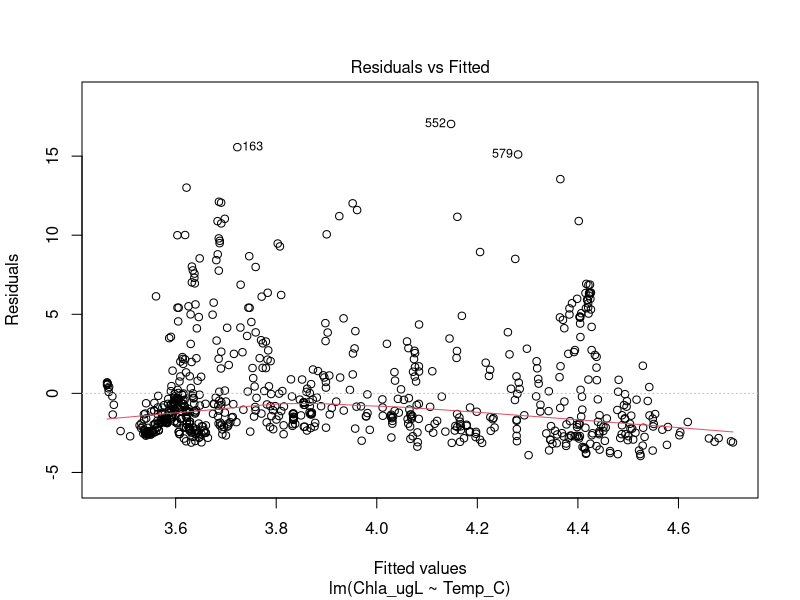
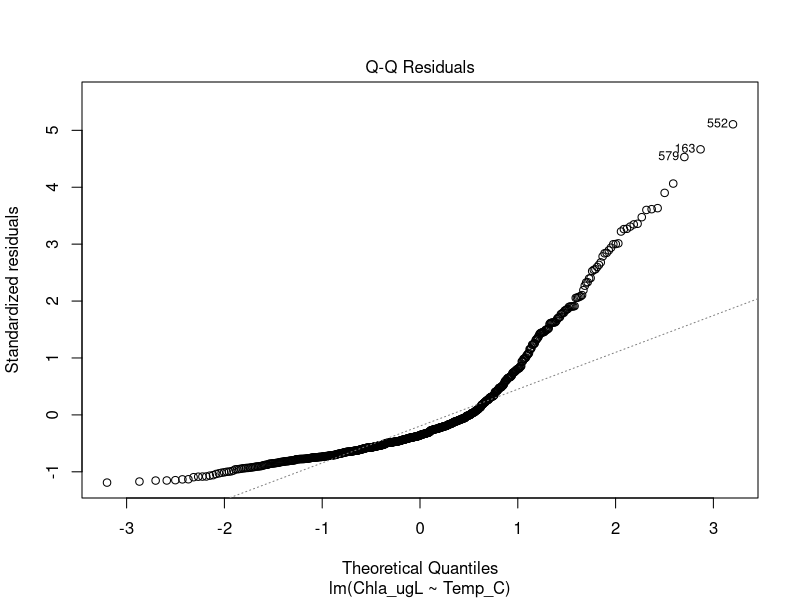
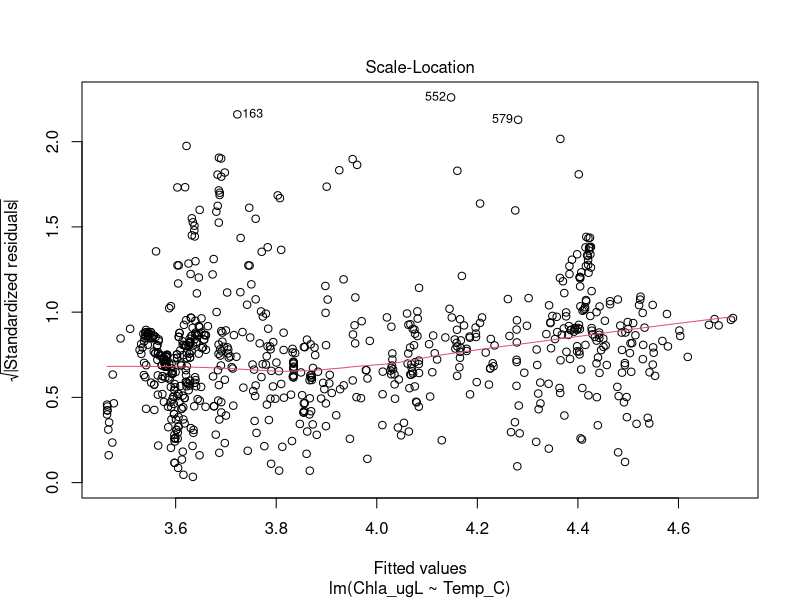
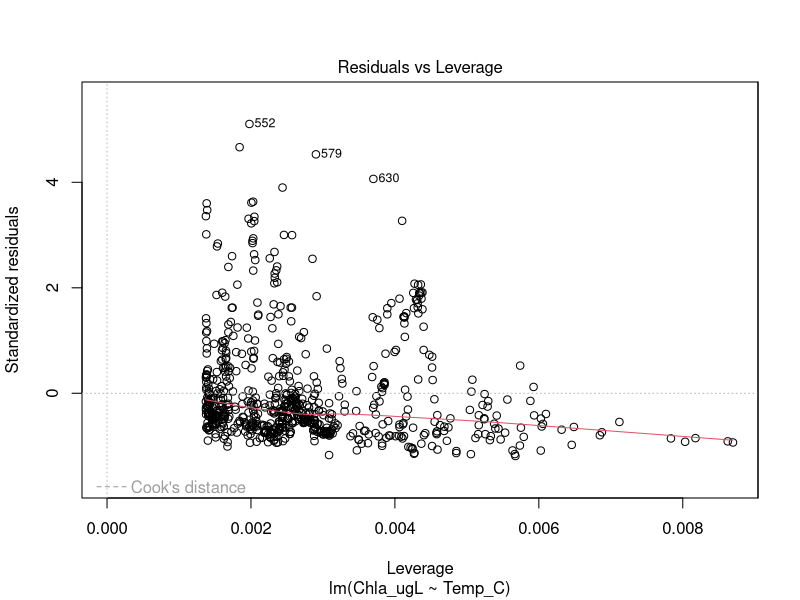
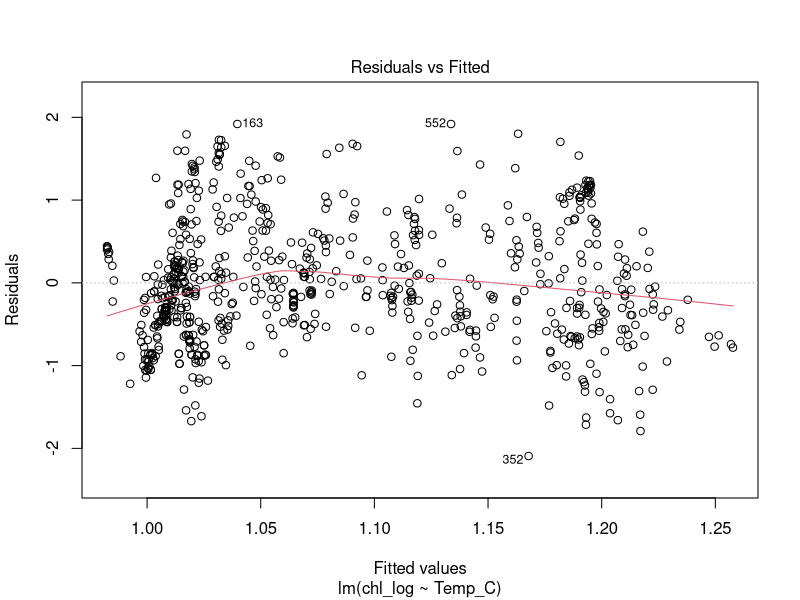
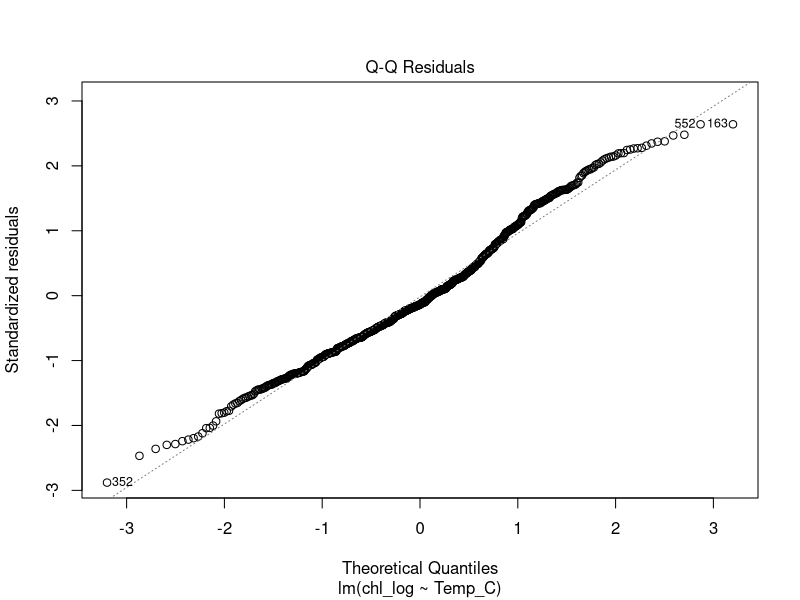
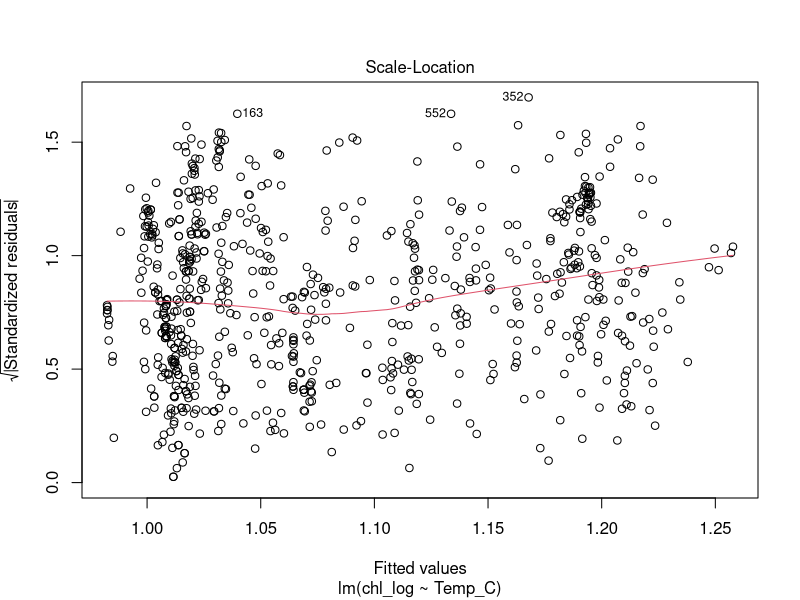
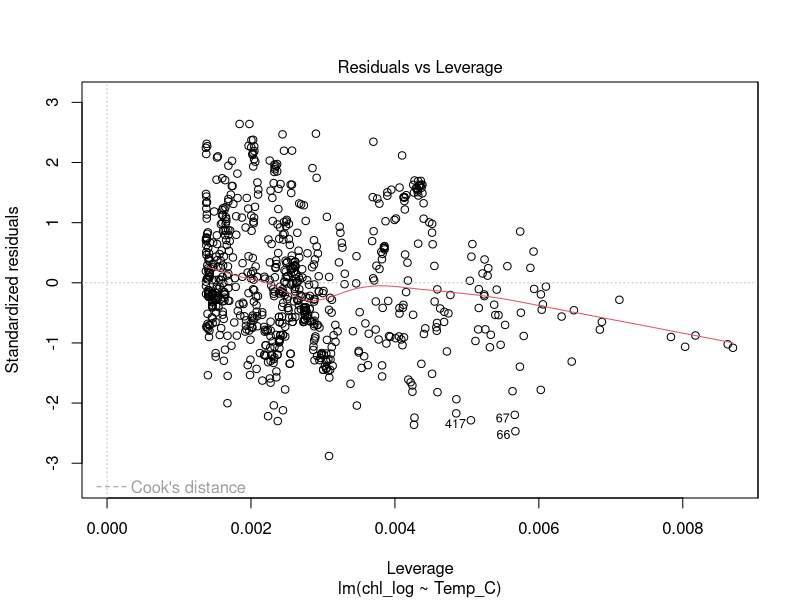

The R source for these figures, in order:
# Make a univariate linear model for one of your hypotheses
# Examine the assumptions of linearity (using tests or diagnostic plots)
# Plot the relationship in ggplot using stat_smooth
# Remember to update your README file - we will combine this week and next week so you can indicate that in your file

library(tidyverse)
library(emmeans)
library(effects)

pr <- function(m) printCoefmat(coef(summary(m)),
                               digits=3,signif.stars=FALSE)
bvr <- read.csv("BVR_CTD.csv")
# hypothesis: chlorophyll-a will increase with increasing temperature
lm1 <- lm(Chla_ugL~Temp_C, data = bvr)
summary(lm1)
plot(lm1)
# qq-plot does not look normal so log transform chl first
bvr <- bvr %>% mutate(chl_log = log(Chla_ugL))
lm1 <- lm(chl_log~Temp_C, data = bvr)
summary(lm1)
plot(lm1)

ggplot(bvr, aes(x = Temp_C, y = chl_log)) + stat_smooth(method = "lm") +geom_point()
# this isn't a very linear relationship! there is a threshold at which
# higher temperatures actually lead to decreases in chl

##################################################################################################
# PART 2
# 1. Make a linear model (with more than one variable) for one of your hypotheses. Articulate which 
# hypothesis you are testing.
# 2. Use an interactive model and an additive model. Explain what hypothesis each of these is testing, 
# and what the R output is telling you about your data.
# (Hint: you can use lsmeans, effects, relevel, or predict to help you.) You should include this explanation in either your README or in your code.
# 3. Plot your model (e.g. using predict) and overlay the model on top of the underlying data. 
# See code for example to plot both model and data.

# look first at the different potential drivers and their relationship with log_chl
ggplot(bvr, aes(x = DO_mgL, y = chl_log)) + stat_smooth() +geom_point()
ggplot(bvr, aes(x = Cond_uScm, y = chl_log)) + stat_smooth() +geom_point()
ggplot(bvr, aes(x = Turb_NTU, y = chl_log)) + stat_smooth() + geom_point()

# Hypothesis: chl increases with increasing water temperature and turbidity
# first an additive model
lm2 <- lm(chl_log~Temp_C + Turb_NTU, data = bvr)
summary(lm2)
plot(lm2)

plot(allEffects(lm2))

pred <- predict(lm2)
plot(pred)
plot(bvr$chl_log, col ='red')
points(pred, col = 'black')


# now an interactive model
# Hypothesis: chl is driven by the interaction btw water temperature and turbidity (water temperature and turbidity influence each other)
lm3 <- lm(chl_log~Temp_C*Turb_NTU, data = bvr)
summary(lm3)
plot(lm3)

plot(allEffects(lm3))

pred3 <- predict(lm3)
plot(pred3)
plot(bvr$chl_log, col ='red')
points(pred3, col = 'black')
# the interactive model seems to do a slightly better job at predicting chl than the additive model only,
# but neither of these are good models!
